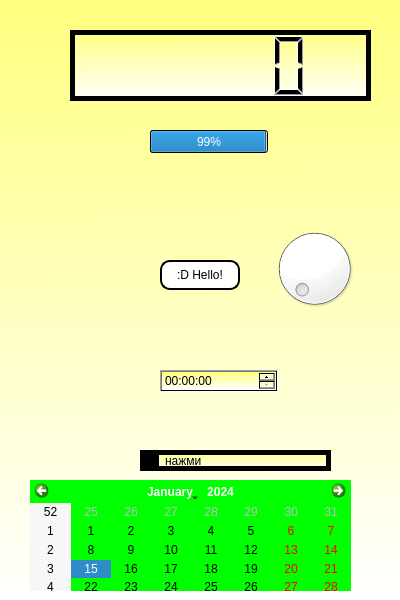
<?xml version="1.0" encoding="UTF-8"?>
<ui version="4.0">
 <class>Form</class>
 <widget class="QWidget" name="Form">
  <property name="geometry">
   <rect>
    <x>0</x>
    <y>0</y>
    <width>400</width>
    <height>600</height>
   </rect>
  </property>
  <property name="minimumSize">
   <size>
    <width>400</width>
    <height>600</height>
   </size>
  </property>
  <property name="maximumSize">
   <size>
    <width>400</width>
    <height>600</height>
   </size>
  </property>
  <property name="windowTitle">
   <string>Form</string>
  </property>
  <property name="styleSheet">
   <string notr="true">background:qlineargradient(spread:pad, x1:0.528, y1:0, x2:0.54, y2:1, stop:0 rgba(255, 255, 127, 255), stop:1 rgba(255, 255, 255, 255)) ;</string>
  </property>
  <widget class="QPushButton" name="pushButton">
   <property name="geometry">
    <rect>
     <x>160</x>
     <y>260</y>
     <width>80</width>
     <height>30</height>
    </rect>
   </property>
   <property name="styleSheet">
    <string notr="true">border-radius: 10px;background: rgb(255, 255, 255);border: 2px solid rgb(0, 0, 0);
</string>
   </property>
   <property name="text">
    <string>:D Hello!</string>
   </property>
  </widget>
  <widget class="QProgressBar" name="progressBar">
   <property name="geometry">
    <rect>
     <x>150</x>
     <y>130</y>
     <width>118</width>
     <height>23</height>
    </rect>
   </property>
   <property name="value">
    <number>99</number>
   </property>
  </widget>
  <widget class="QTimeEdit" name="timeEdit">
   <property name="geometry">
    <rect>
     <x>160</x>
     <y>370</y>
     <width>118</width>
     <height>22</height>
    </rect>
   </property>
  </widget>
  <widget class="QCheckBox" name="checkBox">
   <property name="geometry">
    <rect>
     <x>140</x>
     <y>450</y>
     <width>191</width>
     <height>21</height>
    </rect>
   </property>
   <property name="styleSheet">
    <string notr="true">border: 5px solid rgb(0, 0, 0);</string>
   </property>
   <property name="text">
    <string>нажми</string>
   </property>
  </widget>
  <widget class="QLCDNumber" name="lcdNumber">
   <property name="geometry">
    <rect>
     <x>70</x>
     <y>30</y>
     <width>301</width>
     <height>71</height>
    </rect>
   </property>
   <property name="styleSheet">
    <string notr="true">border: 5px solid rgb(0, 0, 0);</string>
   </property>
  </widget>
  <widget class="QCalendarWidget" name="calendarWidget">
   <property name="geometry">
    <rect>
     <x>30</x>
     <y>480</y>
     <width>321</width>
     <height>111</height>
    </rect>
   </property>
   <property name="styleSheet">
    <string notr="true">background: rgb(0, 255, 0) ;</string>
   </property>
  </widget>
  <widget class="QDial" name="dial">
   <property name="geometry">
    <rect>
     <x>269</x>
     <y>223</y>
     <width>91</width>
     <height>91</height>
    </rect>
   </property>
   <property name="styleSheet">
    <string notr="true">background: rgb(255, 255, 255);</string>
   </property>
  </widget>
 </widget>
 <resources/>
 <connections/>
</ui>
